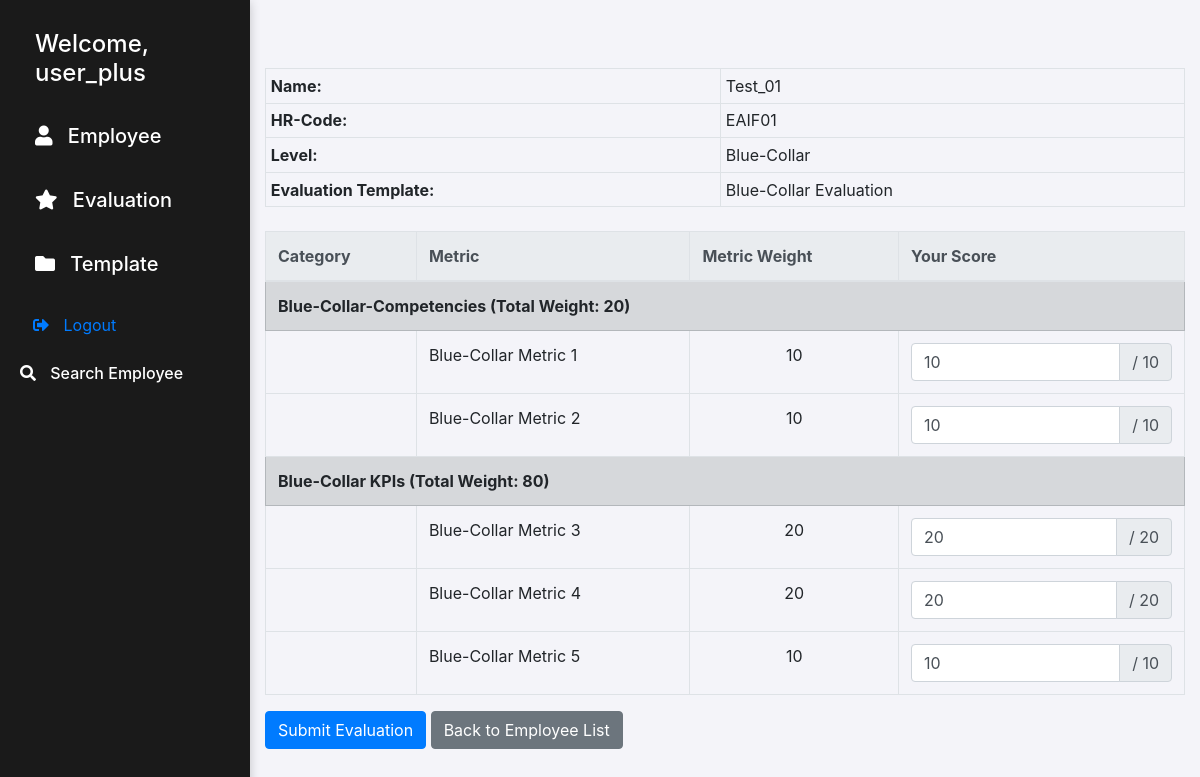
/evo/1/ (signed in), run on the app's committed database.
### pms/models.py (models this page shows, shortened)
class Employee(models.Model):
    full_name = models.CharField(max_length=500)
    hr_code = models.CharField(max_length=50)
    joining_date = models.DateField()
    level = models.ForeignKey(Level, on_delete=models.CASCADE)

class Level(models.Model):
    name  = models.CharField(max_length=50)
    def __str__(self):
        return self.name

class Evaluation(models.Model):
    status_choices = [
        ('running', 'Running'),
        ('Completed', 'Completed'),
        ('closed', 'Closed')
    ]
    name = models.CharField(max_length=100)
    year = models.PositiveSmallIntegerField()
    month = models.PositiveIntegerField()
    template = models.ForeignKey(Template, on_delete=models.CASCADE)
    level = models.ForeignKey(Level, on_delete=models.CASCADE)
    status = models.CharField(max_length=10, choices=status_choices, default='running')
    evaluator = models.ForeignKey(User, on_delete=models.CASCADE)

class Category(models.Model):
    name = models.CharField(max_length=100)
    weight = models.PositiveSmallIntegerField()
    template = models.ManyToManyField(Template)

class Metric(models.Model):
    name = models.CharField(max_length=100)
    metric_weight = models.PositiveSmallIntegerField()
    category = models.ForeignKey(Category, on_delete=models.CASCADE)

### pms/views.py (the view)
# urls.py: path('evo/<int:employee_id>/', evo_employee, name='evo-copy'),
@login_required
def evo_employee(request, employee_id):
    employee = get_object_or_404(Employee, id=employee_id)
    employee_level = employee.level
    evaluation = get_object_or_404(Evaluation, level=employee_level)
    if evaluation.evaluator == request.user and evaluation.status == 'running':
        metrics = Metric.objects.filter(category__template=evaluation.template.id)
        existing_scores = {
            str(us.metric.id): us.score
            for us in UserScore.objects.filter(
                employee=employee,
                evaluation=evaluation
            )
        }
        if request.method == 'POST':
            form = EvaluationForm(request.POST, metrics=metrics, existing_scores=existing_scores)
            if form.is_valid():
                for metric in metrics:
                    score = form.cleaned_data[f'score_{metric.id}']
                    if score > metric.metric_weight:
                        messages.error(request, 'Metric score must be less than or equal to the weight of metric.')
                        return redirect('evo-copy', employee_id=employee_id)
                    UserScore.objects.update_or_create(
                        employee=employee,
                        metric=metric,
                        evaluation=evaluation,
                        defaults={'score': score}
                    )
                messages.success(request, 'Successful evaluation.')
                return redirect('list_employees')
        else:
            form = EvaluationForm(metrics=metrics, existing_scores=existing_scores)
    else:
        return redirect('list_employees')
    return render(request, 'pms/copy.html', {
        'form': form,
        'employee': employee,
        'evaluation': evaluation,
        'metrics': metrics,
        'existing_scores': existing_scores,
    })

### pms/forms.py
class EvaluationForm(Form):
    def __init__(self, *args, **kwargs):
        metrics = kwargs.pop('metrics', [])
        existing_scores = kwargs.pop('existing_scores', {})
        super().__init__(*args, **kwargs)  # Call the parent's constructor
        for metric in metrics:
            self.fields[f'score_{metric.id}'] = DecimalField(
                label=metric.name,
                initial=existing_scores.get(metric.id, ''),
                required=True,
                min_value=0,  # Adjust as needed
            )

### pms/templatetags/custom_filters.py (called while the page is built)
@register.filter
def get_item(dictionary, key):
    if isinstance(dictionary, dict):
        return dictionary.get(str(key), '')
    return ''

### templates/pms/copy.html (shortened to what this page needs)
{% extends 'pms/base.html' %}
{% load custom_filters %}
{% block body %}
    <div class="container mt-5">
        <table class="table table-sm table-bordered mb-4">
            <tbody>
                <tr>
                    <td><strong>Name:</strong></td>
                    <td>{{ employee.full_name }}</td>
                </tr>
                <tr>
                    <td><strong>HR-Code:</strong></td>
                    <td>{{ employee.hr_code }}</td>
                </tr>
                <tr>
                    <td><strong>Level:</strong></td>
                    <td>{{ employee.level }}</td>
                </tr>
                <tr>
                    <td><strong>Evaluation Template:</strong></td>
                    <td>{{ evaluation.name }}</td>
                </tr>
            </tbody>
        </table>
        <form method="post">
            <table class="table table-bordered">
                <thead class="thead-light">
                    <tr>
                        <th>Category</th>
                        <th>Metric</th>
                        <th>Metric Weight</th>
                        <th>Your Score</th>
                    </tr>
                </thead>
                <tbody>
                    {% regroup metrics by category as category_list %}
                    {% for category in category_list %}
                        <tr class="table-secondary">
                            <td colspan="4"><strong>{{ category.grouper.name }} (Total Weight: {{ category.grouper.weight }})</strong></td>
                        </tr>
                        {% for metric in category.list %}
                            <tr>
                                <td></td>
                                <td>{{ metric.name }}</td>
                                <td class="text-center">{{ metric.metric_weight }}</td>
                                <td>
                                    <div class="input-group">
                                        <input type="number"
                                               name="score_{{ metric.id }}"
                                               {% if existing_scores %}
                                                   value="{{ existing_scores|get_item:metric.id }}"
                                               {% endif %}
                                               class="form-control"
                                               min="0"
                                               max="{{ metric.metric_weight }}"
                                               required
                                               oninput="validateScore(this, {{ metric.metric_weight }})"
                                        />
                                        <div class="input-group-append">
                                            <span class="input-group-text">/ {{ metric.metric_weight }}</span>
                                        </div>
                                    </div>
                                </td>
                            </tr>
                        {% endfor %}
                    {% endfor %}
                </tbody>
            </table>
            <div class="form-group mt-3">
                <button type="submit" class="btn btn-primary">Submit Evaluation</button>
                <a href="{% url 'list_employees' %}" class="btn btn-secondary">Back to Employee List</a>
            </div>
        </form>
    </div>
{% endblock %}

### templates/pms/base.html (shortened to what this page needs)
<!DOCTYPE html>
<html lang="en">
<head>
    <link href="https://stackpath.bootstrapcdn.com/bootstrap/4.5.2/css/bootstrap.min.css" rel="stylesheet">
    <link rel="stylesheet" href="https://cdnjs.cloudflare.com/ajax/libs/font-awesome/5.15.3/css/all.min.css">
</head>
<body>
{% if request.path != '/login/' %}
<div class="sidebar">
    {% if user.is_authenticated %}
    <h4>Welcome, {{ user }}</h4>
    <div class="section">
        <h5 class="mt-3" data-toggle="collapse" data-target="#employee">
            <i class="fas fa-user icon"></i> Employee
        </h5>
    </div>
    <div class="section">
        <h5 class="mt-3" data-toggle="collapse" data-target="#evaluation">
            <i class="fas fa-star icon"></i> Evaluation
        </h5>
    </div>
    <div class="section">
        <h5 class="mt-3" data-toggle="collapse" data-target="#template">
            <i class="fas fa-folder icon"></i> Template
        </h5>
    </div>
    <div class="section mt-3">
        <form action="{% url 'logout' %}" method="post" class="d-inline">
            <button type="submit" class="sidebar-link btn btn-link">
                <i class="fas fa-sign-out-alt icon"></i> Logout
            </button>
        </form>
    </div>
    {% endif %}
    {% endif %}
<div class="section mt-3">
    <h6 class="mt-3" data-toggle="collapse" data-target="#search_employee">
        <i class="fas fa-search icon"></i> Search Employee
</div>
</div>
{% block body %}
{% endblock %}
</body>
</html>

### templates/pms/base.html (style rules this page uses)
body { background-color: #f4f4f9; margin-left: 250px; }
.sidebar { height: 100vh; padding: 20px; background-color: #1a1a1a; color: #ffffff; position: fixed; top: 0; left: 0; width: 250px; box-shadow: 0 2px 10px rgba(0, 0, 0, 0.2); transition: width 0.3s; }
.sidebar h4, .sidebar h5 { color: #ffffff; cursor: pointer; transition: background-color 0.3s, padding-left 0.3s ease-in-out; padding: 10px 15px; margin: 0; }
.icon { margin-right: 10px; }
.section { margin-bottom: 20px; }
.container { padding-top: 20px; }

### data on the page
Employee: full_name "Test_01", hr_code "EAIF01", level "Blue-Collar"
Evaluation: name "Blue-Collar Evaluation"
Category: grouper.name "Blue-Collar-Competencies", grouper.weight "20"
Metric: name "Blue-Collar Metric 1", metric_weight "10", id "10"
Metric: name "Blue-Collar Metric 2", metric_weight "10", id "10"
Category: grouper.name "Blue-Collar KPIs", grouper.weight "80"
Metric: name "Blue-Collar Metric 3", metric_weight "20", id "20"
Metric: name "Blue-Collar Metric 4", metric_weight "20", id "20"
Metric: name "Blue-Collar Metric 5", metric_weight "10", id "10"

### other printed values
{{ user }} "user_plus"
